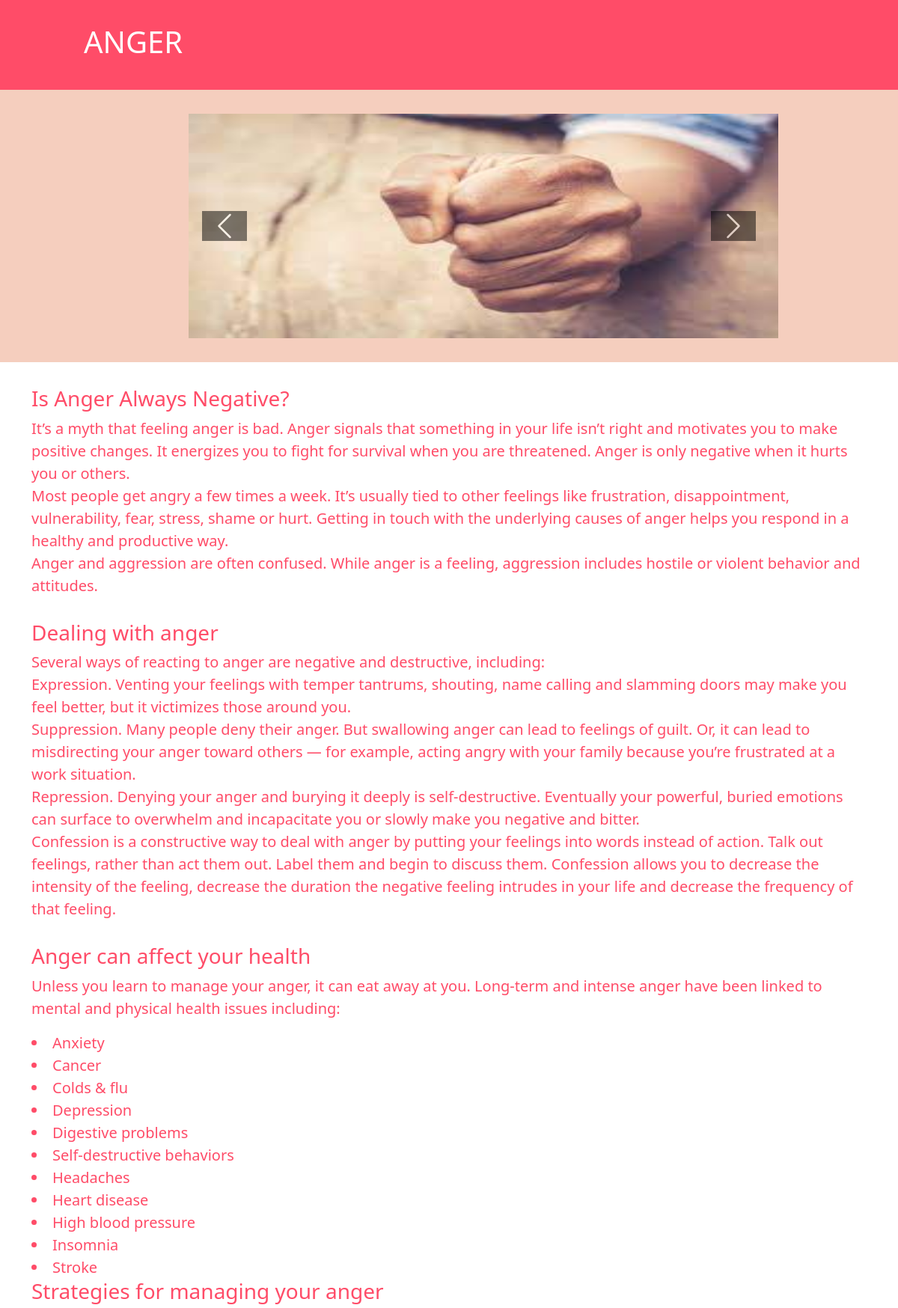
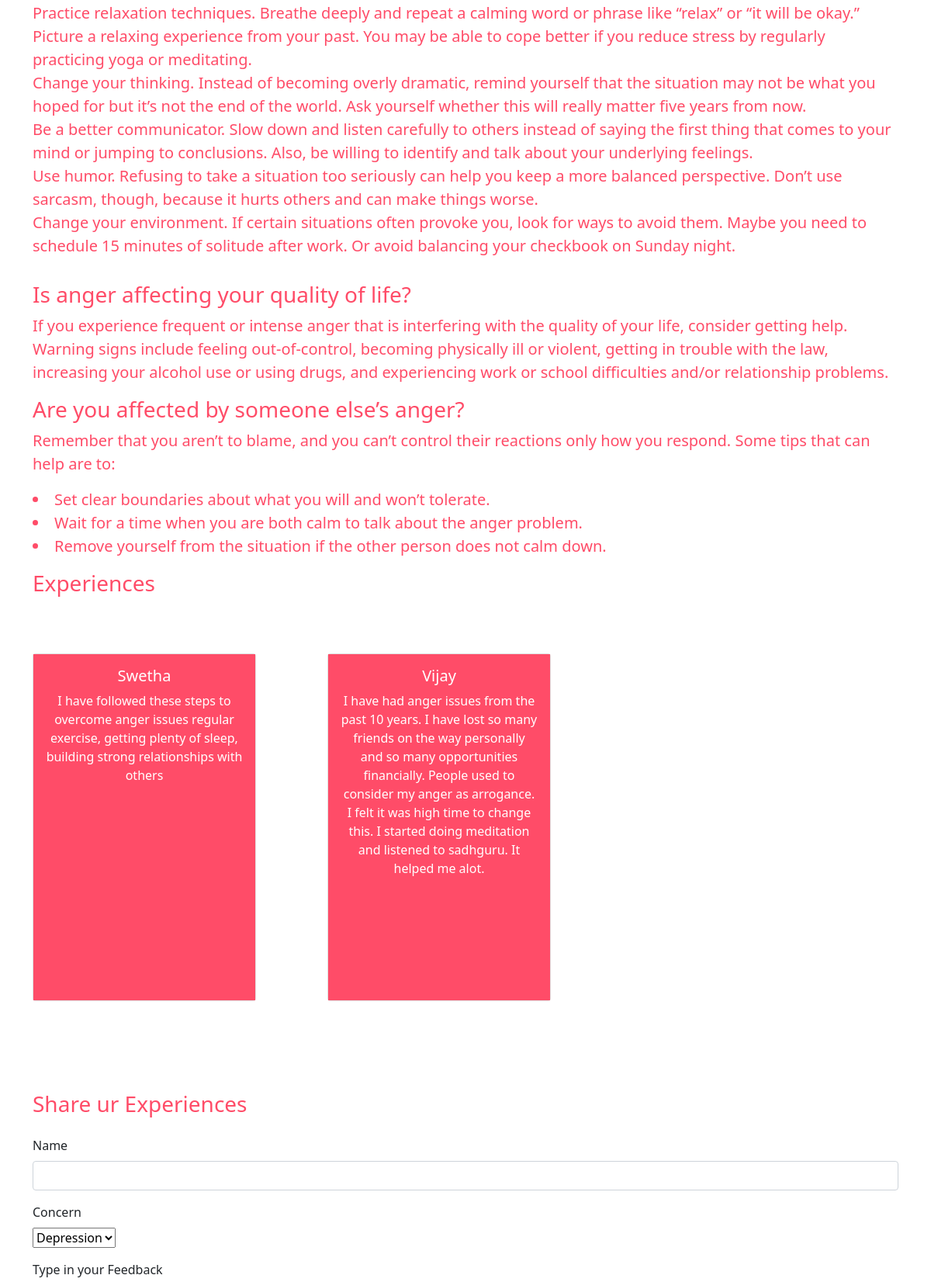
Screenshot of /Anger (upper part) with the database file from the repository (2 pictures, top to bottom).
### app/models.py (models this page shows)
class experience(models.Model):
    name=models.CharField(max_length=100)
    option=models.CharField(max_length=100)
    exp=models.TextField()

### app/views.py (the view)
# urls.py: path('Anger',views.anger,name="anger"),
def anger(request):
    if(request.method=="POST"):
        name=request.POST['name']
        option=request.POST['option']
        exp=request.POST['feedback']
        ex=experience.objects.create(name=name,option=option,exp=exp)
        ex.save()
        return render(request,"index.html")
    else:
        x=experience.objects.all()
        data=list()
        for i in x:
            if(i.option=="anger"):
                data.append(
                {
                    'name':i.name,
                    'exp':i.exp,
                }
            )
        return render(request,"Anger.html",{'data':data})

### templates/Anger.html (shortened to what this page needs)
{% load static %}
<!DOCTYPE html>
<html lang="en" dir="ltr">
<head>
  <link rel="stylesheet" href="{% static 'meghana.css' %}">
  <link href="https://cdn.jsdelivr.net/npm/bootstrap@5.0.1/dist/css/bootstrap.min.css" rel="stylesheet">
  <link href="https://cdn.jsdelivr.net/npm/bootstrap@5.0.0/dist/css/bootstrap.min.css" rel="stylesheet">
</head>
<body>
  <div class="heading">
    <h1 style="color:#fff;">ANGER</h1>
  </div>
  <div class="carousel">
    <div id="carouselExampleControls" class="carousel slide " data-bs-ride="false">
      <div class="carousel-inner">
        <div class="carousel-item active">
          <div class="container pic1">
            <img class="img" src="{% static 'anger1.png' %}" alt="">
          </div>
        </div>
        <button class="carousel-control-prev" type="button" data-bs-target="#carouselExampleControls" data-bs-slide="prev">
          <span style="background-color:black;height:40px;width:60px;" class="carousel-control-prev-icon" aria-hidden="true"></span>
        </button>
        <button class="carousel-control-next" type="button" data-bs-target="#carouselExampleControls" data-bs-slide="next" class="btn">
          <span style="background-color:black; height:40px;width:60px;" class="carousel-control-next-icon" aria-hidden="true"></span>
        </button>
      </div>
    </div>
  </div>
  <div class="container description" style="color: #ff4c68;font-size: 10px;">
    <h3>Is Anger Always Negative?</h3>
    <p style="font-size:20px;">It’s a myth that feeling anger is bad. Anger signals that something in your life isn’t right and motivates you to make positive changes. It energizes you to fight for survival when you are threatened. Anger is only negative when it hurts you or others.<br>
Most people get angry a few times a week. It’s usually tied to other feelings like frustration, disappointment, vulnerability, fear, stress, shame or hurt. Getting in touch with the underlying causes of anger helps you respond in a healthy and productive way.<br>
Anger and aggression are often confused. While anger is a feeling, aggression includes hostile or violent behavior and attitudes.</p><br>
<h3>Dealing with anger</h3>
<p style="font-size:20px;">Several ways of reacting to anger are negative and destructive, including:<br>
Expression. Venting your feelings with temper tantrums, shouting, name calling and slamming doors may make you feel better, but it victimizes those around you.<br>
Suppression. Many people deny their anger. But swallowing anger can lead to feelings of guilt. Or, it can lead to misdirecting your anger toward others — for example, acting angry with your family because you’re frustrated at a work situation.<br>
Repression. Denying your anger and burying it deeply is self-destructive. Eventually your powerful, buried emotions can surface to overwhelm and incapacitate you or slowly make you negative and bitter.<br>
Confession is a constructive way to deal with anger by putting your feelings into words instead of action. Talk out feelings, rather than act them out. Label them and begin to discuss them. Confession allows you to decrease the intensity of the feeling, decrease the duration the negative feeling intrudes in your life and decrease the frequency of that feeling.</p><br>
<h3>Anger can affect your health</h3>
<p style="font-size:20px;">Unless you learn to manage your anger, it can eat away at you. Long-term and intense anger have been linked to mental and physical health issues including:</p>
<li style="font-size:20px;">Anxiety</li>
<li style="font-size:20px;">Cancer</li>
<li style="font-size:20px;">Colds & flu
</li>
<li style="font-size:20px;">Depression</li>
<li style="font-size:20px;">Digestive problems</li>
<li style="font-size:20px;">Self-destructive behaviors</li>
<li style="font-size:20px;">Headaches
</li>
<li style="font-size:20px;">Heart disease
</li>
<li style="font-size:20px;">High blood pressure
</li>
<li style="font-size:20px;">Insomnia
</li>
<li style="font-size:20px;">Stroke</li>
<h3>Strategies for managing your anger</h3>
<p style="font-size:20px;">Practice relaxation techniques. Breathe deeply and repeat a calming word or phrase like “relax” or “it will be okay.” Picture a relaxing experience from your past. You may be able to cope better if you reduce stress by regularly practicing yoga or meditating.<br>
Change your thinking. Instead of becoming overly dramatic, remind yourself that the situation may not be what you hoped for but it’s not the end of the world. Ask yourself whether this will really matter five years from now.<br>
Be a better communicator. Slow down and listen carefully to others instead of saying the first thing that comes to your mind or jumping to conclusions. Also, be willing to identify and talk about your underlying feelings.<br>
Use humor. Refusing to take a situation too seriously can help you keep a more balanced perspective. Don’t use sarcasm, though, because it hurts others and can make things worse.<br>
Change your environment. If certain situations often provoke you, look for ways to avoid them. Maybe you need to schedule 15 minutes of solitude after work. Or avoid balancing your checkbook on Sunday night.</p><br>
<h3>Is anger affecting your quality of life?</h3>
<p style="font-size:20px;">If you experience frequent or intense anger that is interfering with the quality of your life, consider getting help. Warning signs include feeling out-of-control, becoming physically ill or violent, getting in trouble with the law, increasing your alcohol use or using drugs, and experiencing work or school difficulties and/or relationship problems.</p>
<h3>Are you affected by someone else’s anger?</h3>
<p style="font-size:20px;">Remember that you aren’t to blame, and you can’t control their reactions only how you respond. Some tips that can help are to:</p>
<li style="font-size:20px;">Set clear boundaries about what you will and won’t tolerate.
</li>
<li style="font-size:20px;">Wait for a time when you are both calm to talk about the anger problem.
</li>
<li style="font-size:20px;">Remove yourself from the situation if the other person does not calm down.</li>
  </div>
  <div class="container exp" style="padding-bottom:100px;">
    <h3 style="color:#ff4c68;">Experiences</h3>
    <div class="row">
      {% for i in data %}
      <div class="col-lg-4" style="padding-top: 50px;">
        <div class="card" style="width: 18rem;height: 28rem;">
          <div class="card-body" style="background-color:#ff4c68;color:#fff;text-align:center;">
            <h5 class="card-title">{{i.name}}</h5>
            <p class="card-text">{{i.exp}}</p>
          </div>
        </div>
      </div>
     {% endfor %}
  </div>
  </div>
  <div class="container share">
    <h3 style="color:#ff4c68;">Share ur Experiences</h3>
          <form action="Anger" method="POST" class="row g-3">
        <div class="col-12">
          <label for="Name" class="form-label">Name</label>
          <input name="name"type="text" class="form-control" id="inputFirstname">
        </div>
        <div class="col-12">
            <label for="inputDisease" class="form-label">Concern</label>
            <br>
            <select name='option' required>
              <option value="depression">Depression</option>
            </select>
          </div>
          <div class="col-md-12">
            <label for="inputFirstname" class="form-label">Type in your Feedback</label>
          </div>
      </form>
        </div>
</body>
</html>

### static/meghana.css (style rules this page uses)
.heading { padding-left: 7rem; padding-top: 2rem; padding-bottom: 2rem; background-color: #ff4c68; font-weight: bold; }
.slide { position: relative; margin-left: 15rem; padding-top: 2rem; }
.slide { height: 300px; width: 800px; }
.img { height: 300px; width: 800px; }
.description { padding-top: 2rem; }
.exp { padding-top: 1rem; padding-bottom: 1rem; }
.row { padding-top: 1rem; }
.share { padding-top: 1rem; }
.carousel { background-color: #f5cebe; padding-bottom: 4rem; }
.description { font-family: "Proxima Nova",system-ui,sans-serif; font-weight:normal; }
.card { background-color: #ff4c68; }

### rows the page displays
experience: name "Swetha", exp "I have followed these steps to overcome anger issues regular exercise, getting plenty of sleep, building strong relationships with others"
experience: name "Vijay", exp "I have had anger issues from the past 10 years. I have lost so many friends on the way personally and so many opportunities financially. People used to consider my anger as arrogance. I felt it was high time to change this. I started doing meditation and listened to sadhguru. It helped me alot."
